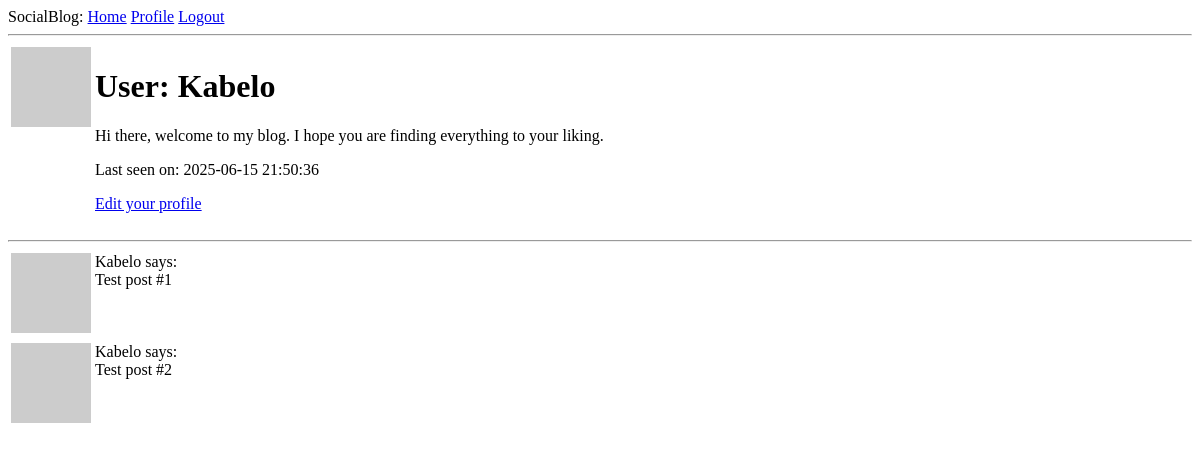
Before: /user/Kabelo (signed in) with the older database file.
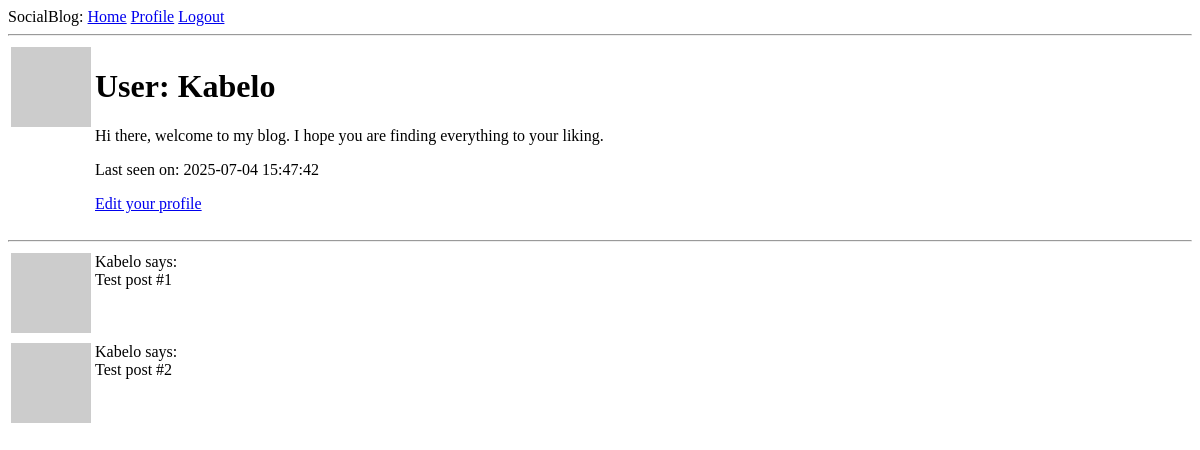
After: the same page with the newer database file.
### app/models.py (models this page shows, shortened)
class  User(UserMixin, db.Model):
    id: so.Mapped[int] = so.mapped_column(primary_key=True)
    username: so.Mapped[str] = so.mapped_column(sa.String(64), index = True, unique=True)
    email: so.Mapped[str] = so.mapped_column(sa.String(120), index = True, unique = True)
    password_hash: so.Mapped[Optional[str]] = so.mapped_column(sa.String(256))
    posts: so.WriteOnlyMapped['Post'] = so.relationship(back_populates='author')
    about_me: so.Mapped[Optional[str]] = so.mapped_column(sa.String(140))
    last_seen: so.Mapped[Optional[datetime]] = so.mapped_column(default=lambda: datetime.now(timezone.utc))
    def avatar(self, size):
        digest = md5(self.email.lower().encode('utf-8')).hexdigest()
        return f'https://www.gravatar.com/avatar/{digest}?d=identicon&s={size}'

### app/routes.py (the view)
@app.route("/user/<username>")
@login_required
def user(username):
    user = db.first_or_404(sa.select(User).where(User.username == username))
    posts = [
        {"author": user, "body": "Test post #1"},
        {"author": user, "body": "Test post #2"}
    ]
    return render_template('user.html', user=user, posts=posts)

### app/__init__.py (called while the page is built)
@app.template_filter('localtime')
def localtime_filter(utc_dt):
    if utc_dt is None:
        return "Never"
    sa_tz = timezone('Africa/Johannesburg')
    if utc_dt.tzinfo is None:
        utc_dt = pytz.utc.localize(utc_dt)
    return utc_dt.astimezone(sa_tz).strftime('%Y-%m-%d %H:%M:%S')

### app/models.py (called while the page is built)
@login.user_loader
def load_user(id):
    return db.session.get(User, int(id))

### app/routes.py (called while the page is built)
@app.before_request
def before_request():
    if current_user.is_authenticated:
        current_user.last_seen = datetime.now(timezone.utc)
        db.session.commit()

### app/templates/user.html
{% extends "base.html" %} {% block content %}
<table>
  <tr valign="top">
    <td><img src="{{ user.avatar(128) }}" /></td>
    <td>
      <h1>User: {{ user.username }}</h1>
      {% if user.about_me %}
      <p>{{ user.about_me }}</p>
      {% endif %} {% if user.last_seen %}
      <p>Last seen on: {{ user.last_seen | localtime }}</p>
      {% endif %} {% if user == current_user %}
      <p><a href="{{ url_for('edit_profile') }}">Edit your profile</a></p>
      {% endif %}
    </td>
  </tr>
</table>
<hr />
{% for post in posts %} {% include '_post.html' %} {% endfor %} {% endblock %}

### app/templates/base.html (shortened to what this page needs)
<!DOCTYPE html>
<html>
  <head>
  </head>
  <body>
    <div>
      SocialBlog: <a href="{{ url_for('index')}}">Home</a>
      {% if current_user.is_anonymous %}
      <a href="{{ url_for('login')}}">Login</a>
      {% else %}
      <a href="{{url_for('user', username=current_user.username )}}">Profile</a>
      <a href="{{ url_for('logout') }}">Logout</a>
      {% endif %}
    </div>
    <hr />
     {% block content %}{% endblock %}
  </body>
</html>

### app/templates/_post.html
<table>
  <tr valign="top">
    <td><img src="{{ post.author.avatar(36) }}" /></td>
    <td>{{ post.author.username }} says:<br />{{ post.body }}</td>
  </tr>
</table>

Changed rows visible on the page:
changed User "Kabelo": last_seen "2025-06-15 21:50:36" → "2025-07-04 15:47:42"
